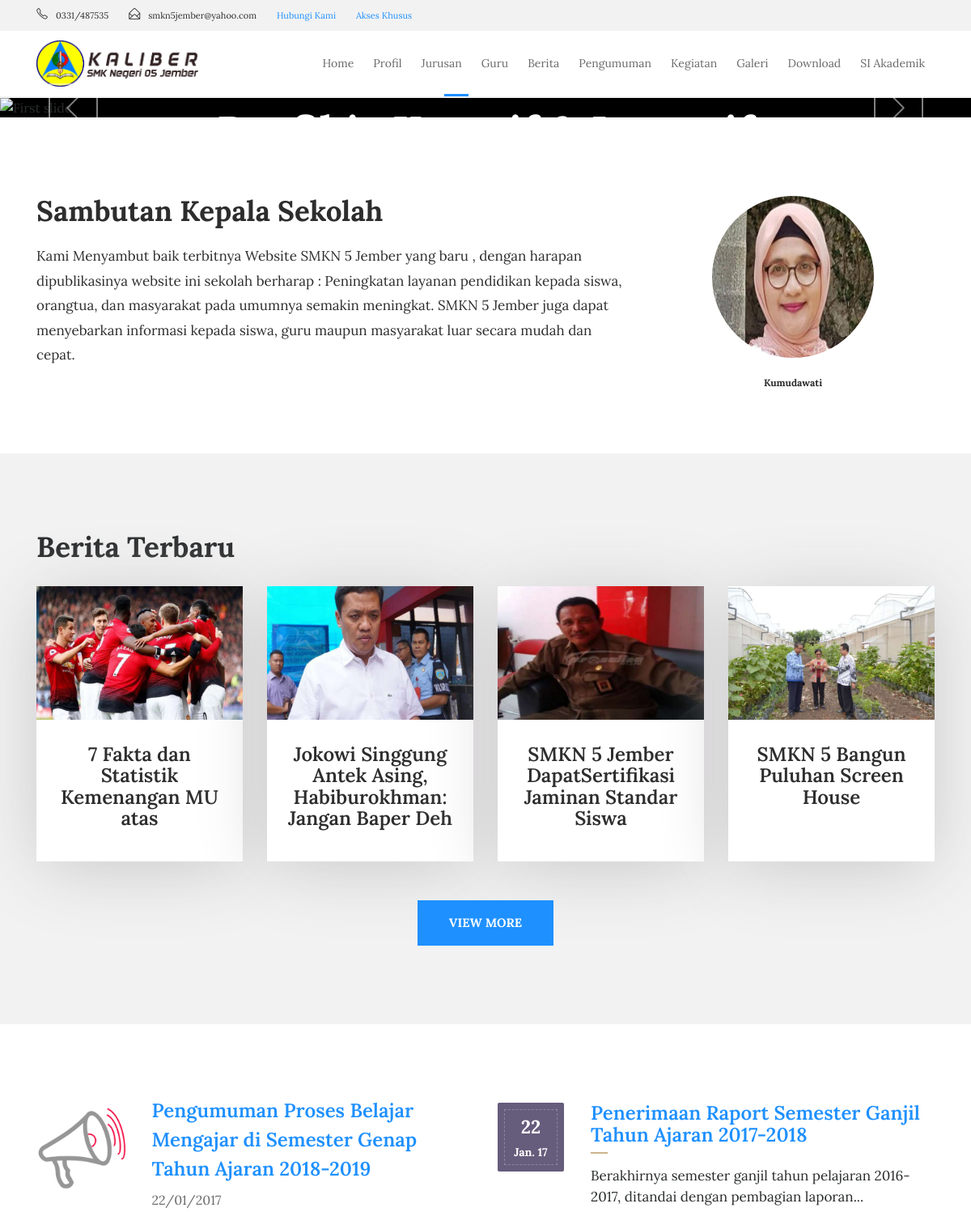
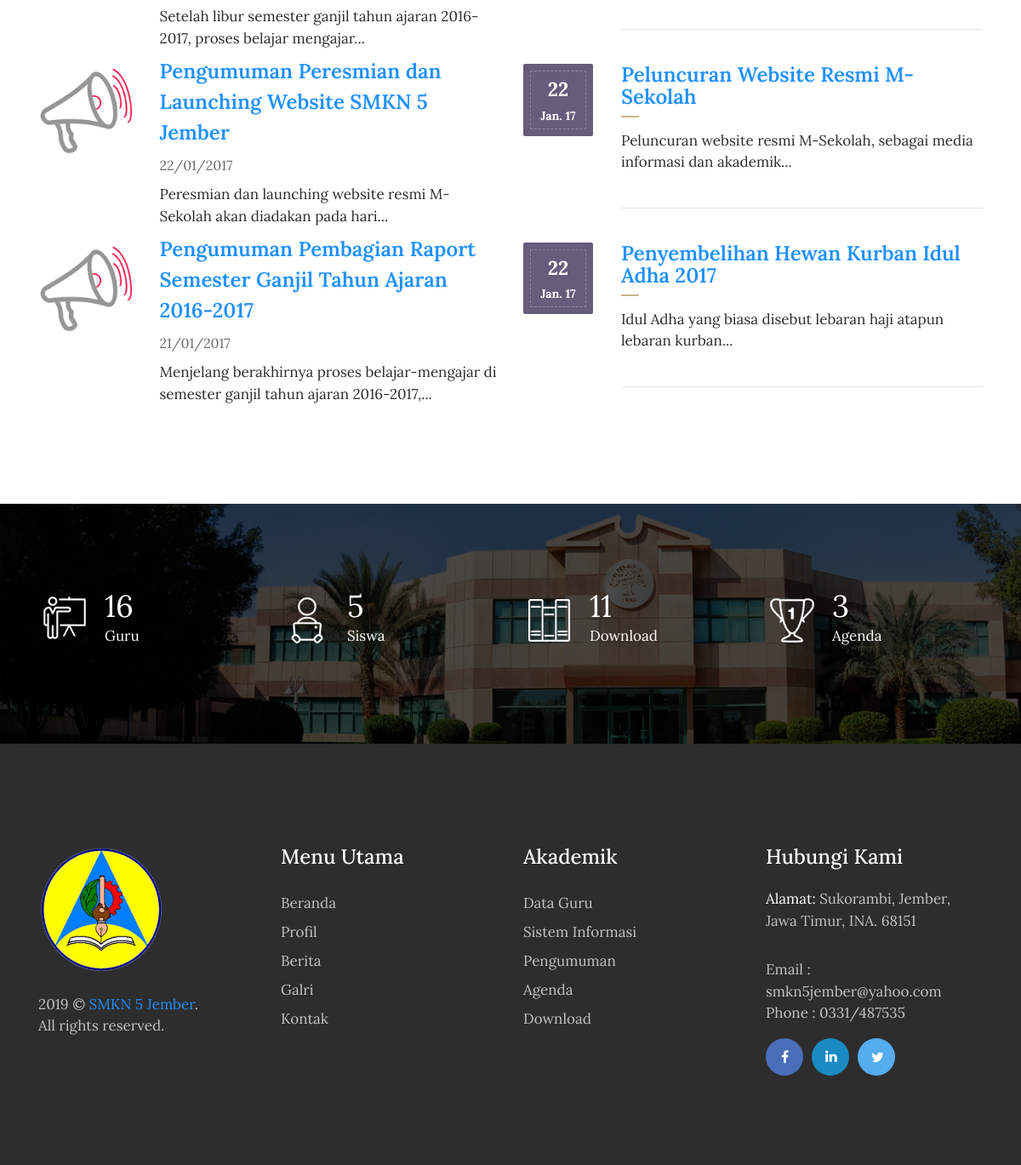
The page / on the database its author committed (2 pictures, top to bottom).
### tables this page shows
CREATE TABLE `tbl_tulisan` (
  `tulisan_id` int(11) NOT NULL,
  `tulisan_judul` varchar(100) DEFAULT NULL,
  `tulisan_isi` text,
  `tulisan_tanggal` timestamp NULL DEFAULT CURRENT_TIMESTAMP,
  `tulisan_kategori_id` int(11) DEFAULT NULL,
  `tulisan_kategori_nama` varchar(30) DEFAULT NULL,
  `tulisan_views` int(11) DEFAULT '0',
  `tulisan_gambar` varchar(40) DEFAULT NULL,
  `tulisan_pengguna_id` int(11) DEFAULT NULL,
  `tulisan_author` varchar(40) DEFAULT NULL,
  `tulisan_img_slider` int(2) NOT NULL DEFAULT '0',
  `tulisan_slug` varchar(200) DEFAULT NULL
);

CREATE TABLE `tbl_pengumuman` (
  `pengumuman_id` int(11) NOT NULL,
  `pengumuman_judul` varchar(150) DEFAULT NULL,
  `pengumuman_deskripsi` text,
  `pengumuman_tanggal` timestamp NULL DEFAULT CURRENT_TIMESTAMP,
  `pengumuman_author` varchar(60) DEFAULT NULL
);

CREATE TABLE `tbl_agenda` (
  `agenda_id` int(11) NOT NULL,
  `agenda_nama` varchar(200) DEFAULT NULL,
  `agenda_tanggal` timestamp NULL DEFAULT CURRENT_TIMESTAMP,
  `agenda_deskripsi` text,
  `agenda_mulai` date DEFAULT NULL,
  `agenda_selesai` date DEFAULT NULL,
  `agenda_tempat` varchar(90) DEFAULT NULL,
  `agenda_waktu` varchar(30) DEFAULT NULL,
  `agenda_keterangan` varchar(200) DEFAULT NULL,
  `agenda_author` varchar(60) DEFAULT NULL
);

### application/controllers/Home.php (called while the page is built, shortened)
<?php
class Home extends CI_Controller{
	function __construct(){
		$this->load->model('m_tulisan');
		$this->load->model('m_galeri');
		$this->load->model('m_pengumuman');
		$this->load->model('m_agenda');
		$this->load->model('m_files');
		$this->load->model('m_pengunjung');
	}
	function index(){
			$x['berita']=$this->m_tulisan->get_berita_home();
			$x['pengumuman']=$this->m_pengumuman->get_pengumuman_home();
			$x['agenda']=$this->m_agenda->get_agenda_home();
			$x['tot_guru']=$this->db->get('tbl_guru')->num_rows();
			$x['tot_siswa']=$this->db->get('tbl_siswa')->num_rows();
			$x['tot_files']=$this->db->get('tbl_files')->num_rows();
			$x['tot_agenda']=$this->db->get('tbl_agenda')->num_rows();
			$this->load->view('beranda/header',$x);
			$this->load->view('beranda/slider',$x);
			$this->load->view('depan/v_home',$x);
			$this->load->view('beranda/footer',$x);
	}
}

### index.php (called while the page is built, shortened)
<?php
require_once BASEPATH.'core/CodeIgniter.php';

### application/models/M_tulisan.php (called while the page is built, shortened)
<?php
class M_tulisan extends CI_Model{
	function get_berita_home(){
		$hsl=$this->db->query("SELECT tbl_tulisan.*,DATE_FORMAT(tulisan_tanggal,'%d/%m/%Y') AS tanggal FROM tbl_tulisan ORDER BY tulisan_id DESC limit 4");
		return $hsl;
	}
}

### application/models/M_pengumuman.php (called while the page is built, shortened)
<?php
class M_pengumuman extends CI_Model{
	function get_pengumuman_home(){
		$hsl=$this->db->query("SELECT pengumuman_id,pengumuman_judul,pengumuman_deskripsi,DATE_FORMAT(pengumuman_tanggal,'%d/%m/%Y') AS tanggal,pengumuman_author FROM tbl_pengumuman ORDER BY pengumuman_id DESC limit 3");
		return $hsl;
	}
}

### application/models/M_agenda.php (called while the page is built, shortened)
<?php
class M_agenda extends CI_Model{
	function get_agenda_home(){
		$hsl=$this->db->query("SELECT tbl_agenda.*,DATE_FORMAT(agenda_tanggal,'%d/%m/%Y') AS tanggal FROM tbl_agenda ORDER BY agenda_id DESC limit 3");
		return $hsl;
	}
}

### application/views/depan/v_home.php (the view, shortened to what this page needs)
<!DOCTYPE html>
<html lang="en">
<head>
    <link rel="stylesheet" href="<?php echo base_url().'theme/css/bootstrap.min.css'?>">
    <link rel="stylesheet" href="<?php echo base_url().'theme/css/font-awesome.min.css'?>">
    <link rel="stylesheet" href="<?php echo base_url().'theme/css/simple-line-icons.css'?>">
    <link rel="stylesheet" href="<?php echo base_url().'theme/css/slick.css'?>">
    <link rel="stylesheet" href="<?php echo base_url().'theme/css/slick-theme.css'?>">
    <link rel="stylesheet" href="<?php echo base_url().'theme/css/owl.carousel.min.css'?>">
    <link href="<?php echo base_url().'theme/css/style.css'?>" rel="stylesheet">
    <?php
        function limit_words($string, $word_limit){
            $words = explode(" ",$string);
            return implode(" ",array_splice($words,0,$word_limit));
        }
    ?>
</head>
<section class="clearfix about about-style2">
    <div class="container">
        <div class="row">
            <div class="col-md-8">
               <h2>Sambutan Kepala Sekolah</h2>
               <p>Kami Menyambut baik terbitnya Website SMKN 5 Jember yang baru , dengan harapan dipublikasinya website ini sekolah berharap : Peningkatan layanan pendidikan kepada siswa, orangtua, dan masyarakat pada umumnya semakin meningkat. SMKN 5 Jember juga dapat menyebarkan informasi kepada siswa, guru maupun masyarakat luar secara mudah dan cepat. </p>
            </div>
            <div class="col-md-4">
                <img src="<?php echo base_url().'theme/images/welcome.png'?>" class="img-fluid about-img" alt="#"> <p style="text-align: center;font-weight: bold;font-size: 12px;">Kumudawati</p>
            </div>
        </div>
    </div>
</section>
<section class="our_courses">
    <div class="container">
        <div class="row">
            <div class="col-md-12">
                <h2>Berita Terbaru</h2>
            </div>
        </div>
        <div class="row">
          <?php foreach ($berita->result() as $row) :?>
            <div class="col-xs-12 col-sm-6 col-md-6 col-lg-3">
                <div class="courses_box mb-4">
                    <div class="course-img-wrap">
                        <img src="<?php echo base_url().'assets/images/'.$row->tulisan_gambar;?>" class="img-fluid" alt="courses-img">
                    </div>
                    <a href="<?php echo site_url('artikel/'.$row->tulisan_slug);?>" class="course-box-content">
                        <h3 style="text-align:center;"><?php echo $row->tulisan_judul;?></h3>
                    </a>
                </div>
            </div>
          <?php endforeach;?>
        </div> <br>
        <div class="row">
            <div class="col-md-12 text-center">
                <a href="<?php echo site_url('artikel');?>" class="btn btn-default btn-courses">View More</a>
            </div>
        </div>
    </div>
</section>
<section class="event">
    <div class="container">
        <div class="row">
            <div class="col-lg-6">
                <div class="event-img2">
                <?php foreach ($pengumuman->result() as $row) :?>
                <div class="row">
                    <div class="col-sm-3"> <img src="<?php echo base_url().'theme/images/announcement-icon.png'?>" class="img-fluid" alt="event-img"></div>
                    <div class="col-sm-9"> <h3><a href="<?php echo site_url('pengumuman');?>"><?php echo $row->pengumuman_judul;?></a></h3>
                      <span><?php echo $row->tanggal;?></span>
                      <p><?php echo limit_words($row->pengumuman_deskripsi,10).'...';?></p>
                    </div>
                </div>
                <?php endforeach;?>
                </div>
            </div>
            <div class="col-lg-6">
                <div class="row">
                    <div class="col-md-12">
                      <?php foreach ($agenda->result() as $row):?>
                        <div class="event_date">
                            <div class="event-date-wrap">
                                <p><?php echo date("d", strtotime($row->agenda_tanggal));?></p>
                                <span><?php echo date("M. y", strtotime($row->agenda_tanggal));?></span>
                            </div>
                        </div>
                        <div class="date-description">
                            <h3><a href="<?php echo site_url('agenda');?>"><?php echo $row->agenda_nama;?></a></h3>
                            <p><?php echo limit_words($row->agenda_deskripsi,10).'...';?></p>
                            <hr class="event_line">
                        </div>
                        <?php endforeach;?>
                    </div>
                </div>
            </div>
        </div>
    </div>
</section>
<div class="detailed_chart">
    <div class="container">
        <div class="row">
            <div class="col-xs-12 col-sm-6 col-md-3 chart_bottom">
                <div class="chart-img">
                    <img src="<?php echo base_url().'theme/images/chart-icon_1.png'?>" class="img-fluid" alt="chart_icon">
                </div>
                <div class="chart-text">
                    <p><span class="counter"><?php echo $tot_guru;?></span> Guru
                    </p>
                </div>
            </div>
            <div class="col-xs-12 col-sm-6 col-md-3 chart_bottom chart_top">
                <div class="chart-img">
                    <img src="<?php echo base_url().'theme/images/chart-icon_2.png'?>" class="img-fluid" alt="chart_icon">
                </div>
                <div class="chart-text">
                    <p><span class="counter"><?php echo $tot_siswa;?></span> Siswa
                    </p>
                </div>
            </div>
            <div class="col-xs-12 col-sm-6 col-md-3 chart_top">
                <div class="chart-img">
                    <img src="<?php echo base_url().'theme/images/chart-icon_3.png'?>" class="img-fluid" alt="chart_icon">
                </div>
                <div class="chart-text">
                    <p><span class="counter"><?php echo $tot_files;?></span> Download
                    </p>
                </div>
            </div>
            <div class="col-xs-12 col-sm-6 col-md-3">
                <div class="chart-img">
                    <img src="<?php echo base_url().'theme/images/chart-icon_4.png'?>" class="img-fluid" alt="chart_icon">
                </div>
                <div class="chart-text">
                    <p><span class="counter"><?php echo $tot_agenda;?></span> Agenda</p>
                </div>
            </div>
        </div>
    </div>
</div>

### application/views/beranda/header.php (style rules this page uses)
body { top:0 !important; }

### rows shown on the page
tbl_tulisan: tulisan_gambar (picture), tulisan_judul "7 Fakta dan Statistik Kemenangan MU atas"
tbl_tulisan: tulisan_gambar (picture), tulisan_judul "Jokowi Singgung Antek Asing, Habiburokhman: Jangan Baper Deh"
tbl_tulisan: tulisan_gambar (picture), tulisan_judul "SMKN 5 Jember DapatSertifikasi Jaminan Standar Siswa"
tbl_tulisan: tulisan_gambar (picture), tulisan_judul "SMKN 5 Bangun Puluhan Screen House"
tbl_pengumuman: pengumuman_judul "Pengumuman Proses Belajar Mengajar di Semester Genap Tahun Ajaran 2018-2019", tanggal "22/01/2017", pengumuman_deskripsi "Setelah libur semester ganjil tahun ajaran 2016-2017, proses belajar mengajar"
tbl_pengumuman: pengumuman_judul "Pengumuman Peresmian dan Launching Website SMKN 5 Jember", tanggal "22/01/2017", pengumuman_deskripsi "Peresmian dan launching website resmi M-Sekolah akan diadakan pada hari"
tbl_pengumuman: pengumuman_judul "Pengumuman Pembagian Raport Semester Ganjil Tahun Ajaran 2016-2017", tanggal "21/01/2017", pengumuman_deskripsi "Menjelang berakhirnya proses belajar-mengajar di semester ganjil tahun ajaran 2016-2017,"
tbl_agenda: agenda_tanggal "22", agenda_tanggal "Jan. 17", agenda_nama "Penerimaan Raport Semester Ganjil Tahun Ajaran 2017-2018", agenda_deskripsi "Berakhirnya semester ganjil tahun pelajaran 2016-2017, ditandai dengan pembagian laporan"
tbl_agenda: agenda_tanggal "22", agenda_tanggal "Jan. 17", agenda_nama "Peluncuran Website Resmi M-Sekolah", agenda_deskripsi "Peluncuran website resmi M-Sekolah, sebagai media informasi dan akademik"
tbl_agenda: agenda_tanggal "22", agenda_tanggal "Jan. 17", agenda_nama "Penyembelihan Hewan Kurban Idul Adha 2017", agenda_deskripsi "Idul Adha yang biasa disebut lebaran haji atapun lebaran kurban"

### other values the page prints
$tot_guru "16"
$tot_siswa "5"
$tot_files "11"
$tot_agenda "3"
